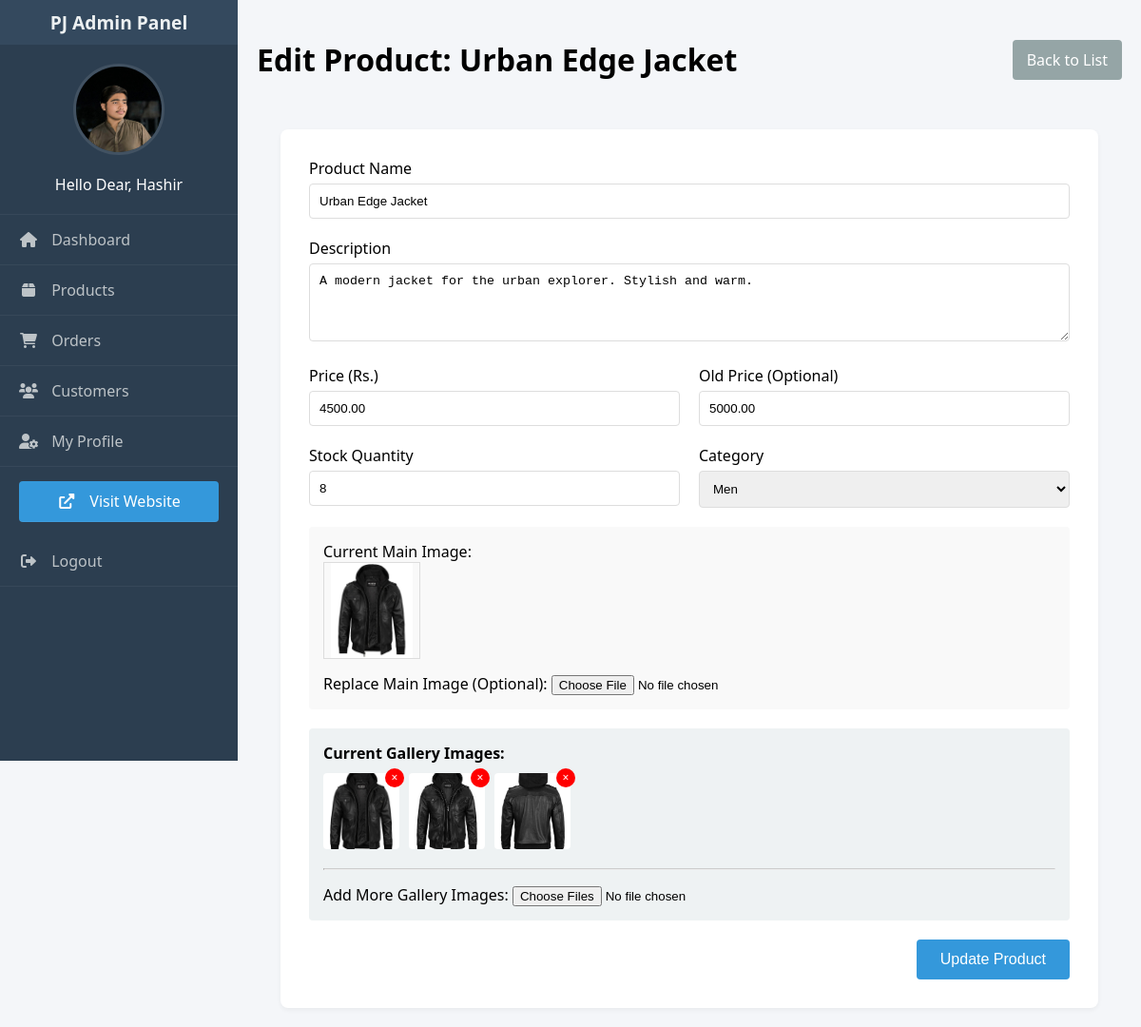
/admin/product_edit.php?id=14 (signed in), run on the app's committed database.
### tables this page shows
CREATE TABLE `products` (
  `product_id` int(11) NOT NULL,
  `name` varchar(255) NOT NULL,
  `description` text NOT NULL,
  `price` varchar(200) NOT NULL,
  `old_price` decimal(10,2) DEFAULT NULL,
  `category_id` int(11) DEFAULT NULL,
  `image_url` varchar(255) DEFAULT 'default.jpg',
  `stock_quantity` int(11) NOT NULL DEFAULT 10,
  `created_at` timestamp NOT NULL DEFAULT current_timestamp()
);

CREATE TABLE `product_images` (
  `image_id` int(11) NOT NULL,
  `product_id` int(11) NOT NULL,
  `image_url` varchar(255) NOT NULL
);

### admin/product_edit.php (the view, shortened to what this page needs)
<?php
include 'includes/header.php';
$product_id = (int)$_GET['id'];
$stmt = $conn->prepare("SELECT * FROM products WHERE product_id = ?");
$stmt->bind_param("i", $product_id);
$stmt->execute();
$product = $stmt->get_result()->fetch_assoc();
$gallery = $conn->query("SELECT * FROM product_images WHERE product_id = $product_id");
?>
<div class="header-bar">
    <h1>Edit Product: <?php echo htmlspecialchars($product['name']); ?></h1>
    <a href="products.php" class="btn-action btn-back">Back to List</a>
</div>
<div class="form-container" style="max-width: 800px; margin: 0 auto; background: white; padding: 30px; border-radius: 8px;">
    <form action="" method="post" enctype="multipart/form-data">
        <div class="form-grid" style="display: grid; grid-template-columns: 1fr 1fr; gap: 20px;">
            <div style="grid-column: span 2;">
                <label>Product Name</label>
                <input type="text" name="name" value="<?php echo htmlspecialchars($product['name']); ?>" required class="form-control">
            </div>
            <div style="grid-column: span 2;">
                <label>Description</label>
                <textarea name="description" rows="4" class="form-control"><?php echo htmlspecialchars($product['description']); ?></textarea>
            </div>
            <div>
                <label>Price (Rs.)</label>
                <input type="number" name="price" value="<?php echo $product['price']; ?>" required class="form-control">
            </div>
            <div>
                <label>Old Price (Optional)</label>
                <input type="number" name="old_price" value="<?php echo $product['old_price']; ?>" class="form-control">
            </div>
            <div>
                <label>Stock Quantity</label>
                <input type="number" name="stock" value="<?php echo $product['stock_quantity']; ?>" required class="form-control">
            </div>
            <div>
                <label>Category</label>
                <select name="category_id" required class="form-control">
                    <?php
                    $cats = $conn->query("SELECT * FROM categories");
                    while($c = $cats->fetch_assoc()) {
                        $selected = ($c['category_id'] == $product['category_id']) ? 'selected' : '';
                        echo "<option value='".$c['category_id']."' $selected>".$c['name']."</option>";
                    }
                    ?>
                </select>
            </div>
            <div style="grid-column: span 2; background: #f9f9f9; padding: 15px; border-radius: 4px;">
                <label>Current Main Image:</label><br>
                <img src="../<?php echo $product['image_url']; ?>" style="width: 100px; height: 100px; object-fit: contain; border:1px solid #ddd; margin-bottom:10px;">
                <br>
                <label>Replace Main Image (Optional):</label>
                <input type="file" name="image" accept="image/*">
            </div>
            <div style="grid-column: span 2; background: #eef2f3; padding: 15px; border-radius: 4px;">
                <label style="font-weight:bold;">Current Gallery Images:</label>
                <div style="display:flex; gap:10px; flex-wrap:wrap; margin:10px 0;">
                    <?php while($img = $gallery->fetch_assoc()): ?>
                        <div style="position:relative;">
                            <img src="../<?php echo $img['image_url']; ?>" style="width: 80px; height: 80px; object-fit: cover; border-radius:4px;">
                            <a href="product_edit.php?id=<?php echo $product_id; ?>&delete_image=<?php echo $img['image_id']; ?>"
                               onclick="return confirm('Delete this image?')"
                               style="position:absolute; top:-5px; right:-5px; background:red; color:white; border-radius:50%; width:20px; height:20px; text-align:center; line-height:20px; text-decoration:none; font-size:12px;">&times;</a>
                        </div>
                    <?php endwhile; ?>
                </div>
                <hr style="border-top:1px solid #ccc; margin:15px 0;">
                <label>Add More Gallery Images:</label>
                <input type="file" name="gallery[]" multiple accept="image/*">
            </div>
        </div>
        <div style="margin-top: 20px; text-align: right;">
            <button type="submit" style="background:#3498db; color:white; border:none; padding:12px 25px; font-size:1rem; border-radius:4px; cursor:pointer;">Update Product</button>
        </div>
    </form>
</div>
<?php include 'includes/footer.php'; ?>

### admin/includes/header.php (shortened to what this page needs)
<?php
require_once '../config/db.php';
$current_admin_id = $_SESSION['admin_id'];
$stmt = $conn->prepare("SELECT username, profile_image FROM administrators WHERE admin_id = ?");
$stmt->bind_param("i", $current_admin_id);
$stmt->execute();
$current_admin = $stmt->get_result()->fetch_assoc();
?>
<!DOCTYPE html>
<html lang="en">
<head>
    <link rel="stylesheet" href="https://cdnjs.cloudflare.com/ajax/libs/font-awesome/6.0.0/css/all.min.css">
</head>
<body>
<div class="sidebar">
    <div class="sidebar-header">
        PJ Admin Panel
    </div>
    <div style="text-align:center; padding:20px 0; border-bottom:1px solid rgba(255,255,255,0.05);">
        <?php if (!empty($current_admin['profile_image'])): ?>
            <img src="../<?php echo htmlspecialchars($current_admin['profile_image']); ?>"
                 style="width: 90px; height: 90px; border-radius: 50%; object-fit: cover; margin-bottom: 10px; border: 3px solid rgba(255,255,255,0.1);">
        <?php else: ?>
            <i class="fas fa-user-circle" style="font-size:4rem; color:#bdc3c7; margin-bottom: 10px;"></i>
        <?php endif; ?>
        <p style="margin:5px 0 0; color:white; font-weight:500;">
            Hello Dear, <?php echo htmlspecialchars($current_admin['username']); ?>
        </p>
    </div>
    <ul class="sidebar-menu">
        <li><a href="index.php"><i class="fas fa-home"></i> Dashboard</a></li>
        <li><a href="products.php"><i class="fas fa-box"></i> Products</a></li>
        <li><a href="orders.php"><i class="fas fa-shopping-cart"></i> Orders</a></li>
        <li><a href="customers.php"><i class="fas fa-users"></i> Customers</a></li>
        <li><a href="profile.php"><i class="fas fa-user-cog"></i> My Profile</a></li>
        <li>
            <a href="../index.php" target="_blank" style="background:var(--accent); color:white; margin:15px 20px; text-align:center; border-radius:4px; padding:10px;">
                <i class="fas fa-external-link-alt"></i> Visit Website
            </a>
        </li>
        <li><a href="logout.php"><i class="fas fa-sign-out-alt"></i> Logout</a></li>
    </ul>
</div>
<div class="main-content">

### admin/includes/header.php (style rules this page uses)
:root { --primary: #2c3e50; --secondary: #34495e; --accent: #3498db; --text: #ecf0f1; }
body { font-family: 'Segoe UI', sans-serif; margin: 0; display: flex; background: #f4f6f9; min-height: 100vh; }
.sidebar { width: 250px; background: var(--primary); color: var(--text); height: 100vh; position: fixed; top: 0; left: 0; display: flex; flex-direction: column; }
.sidebar-header { padding: 10px; text-align: center; background: var(--secondary); font-weight: bold; font-size: 1.2rem; }
.sidebar-menu { list-style: none; padding: 0; margin: 0; flex-grow: 1; }
.sidebar-menu li a { display: block; padding: 15px 20px; color: #bdc3c7; text-decoration: none; border-bottom: 1px solid rgba(255,255,255,0.05); }
.sidebar-menu i { margin-right: 10px; width: 20px; text-align: center; }
.main-content { margin-left: 250px; padding: 20px; width: 100%; }
.header-bar { display: flex; justify-content: space-between; align-items: center; margin-bottom: 30px; }
.form-container { background: white; padding: 20px; border-radius: 8px; box-shadow: 0 2px 5px rgba(0,0,0,0.05); }
.form-control { width: 100%; padding: 10px; border: 1px solid #ddd; border-radius: 4px; box-sizing: border-box; }

### admin/product_edit.php (style rules this page uses)
.form-control { width:100%; padding:10px; border:1px solid #ddd; border-radius:4px; margin-top:5px; box-sizing:border-box; }
.btn-back { background: #95a5a6; color: white; text-decoration:none; padding:10px 15px; border-radius:4px; }

### data on the page
products: name "Urban Edge Jacket", description "A modern jacket for the urban explorer. Stylish and warm.", price "4500.00", old_price "5000.00", stock "8", image_url (picture)
product_images: image_url (picture)
product_images: image_url (picture)
product_images: image_url (picture)

### other printed values
$current_admin['username'] "Hashir"
form field category_id "Men"
